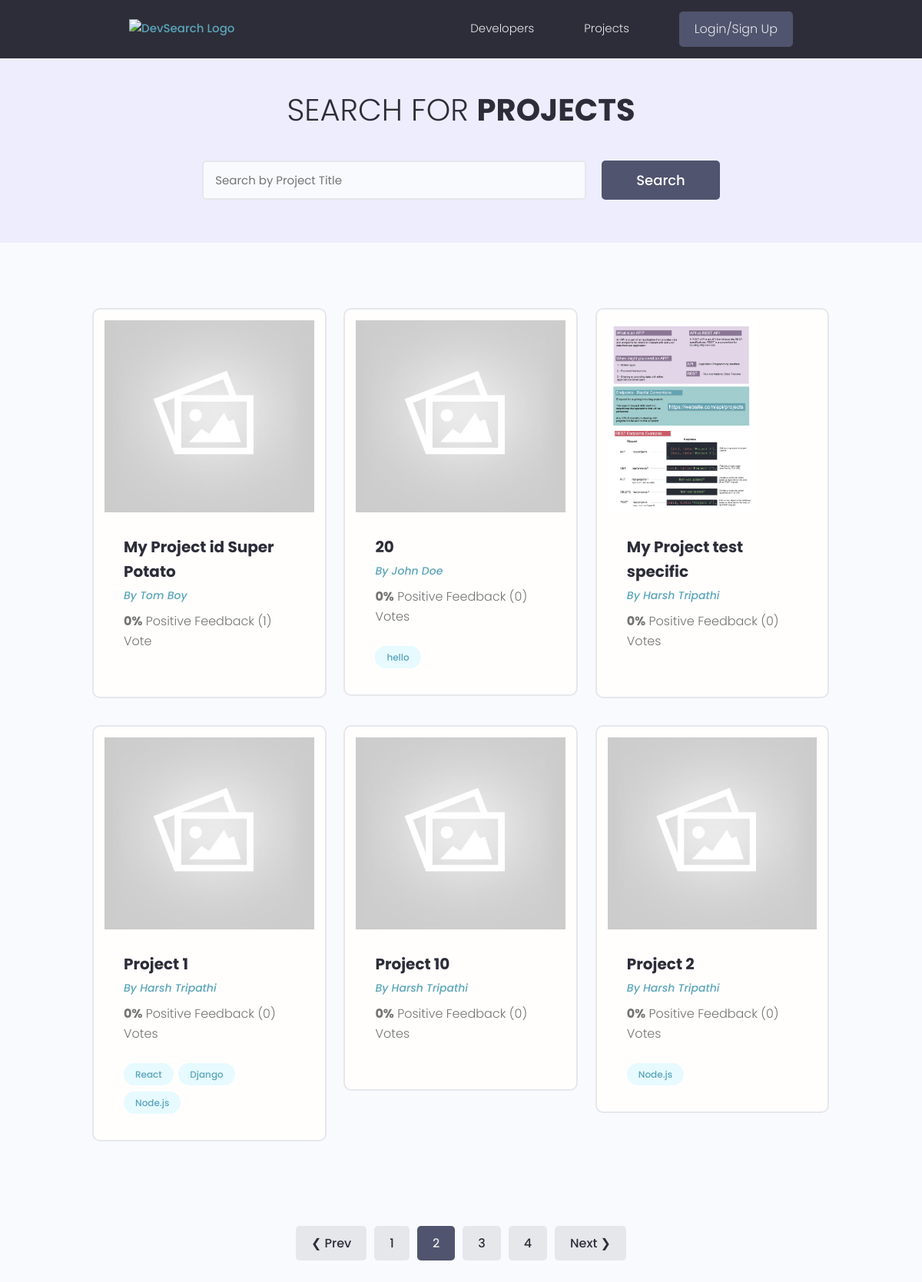
Screenshot of /projects/?page=2 with the database file from the repository.
### projects/models.py (models this page shows, shortened)
class Project(models.Model):
    owner = models.ForeignKey(Profile, null=True, blank=True, on_delete=models.CASCADE)
    title = models.CharField(max_length=200)
    description = models.TextField(null=True, blank=True)
    featured_image = models.ImageField(null=True, blank=True, default="default.jpg")
    demo_link = models.CharField(max_length=2000,null=True, blank=True)
    source_link = models.CharField(max_length=2000,null=True, blank=True)
    tags = models.ManyToManyField('Tag',blank=True)
    vote_total = models.IntegerField(default=0, null=True,blank=True)
    vote_ratio = models.IntegerField(default=0, null=True,blank=True)
    created = models.DateTimeField(auto_now_add=True)
    id = models.UUIDField(default=uuid.uuid4, unique=True, primary_key=True,editable=False)
    class Meta:
        ordering = ['-vote_ratio', '-vote_total', 'title']
    @property
    def imageURL(self):
        try:
            url = self.featured_image.url
        except:
            url = ""
        return url

class Tag(models.Model):
    name = models.CharField(max_length=200)
    created = models.DateTimeField(auto_now_add=True)
    id = models.UUIDField(default=uuid.uuid4, unique=True, primary_key=True,editable=False)
    def __str__(self):
        return self.name

### users/models.py (models this page shows, shortened)
class Profile(models.Model):
    user  = models.OneToOneField(User, on_delete=models.CASCADE, null=True,blank=True)
    name = models.CharField(max_length=200, blank=True, null=True)
    email = models.EmailField(max_length=500, blank=True, null=True)
    username = models.CharField(max_length=200,blank=True,null=True)
    location = models.CharField(max_length=200,blank=True,null=True)
    short_intro = models.CharField(max_length=200,blank=True,null=True)
    bio = models.TextField(blank=True, null=True)
    profile_image = models.ImageField(null=True,blank=True,upload_to='profiles/', default="profiles/user_default.png")
    social_github = models.CharField(max_length=800, blank=True, null=True)
    social_twitter = models.CharField(max_length=800, blank=True, null=True)
    social_linkedin = models.CharField(max_length=800, blank=True, null=True)
    social_website = models.CharField(max_length=800, blank=True, null=True)
    created = models.DateTimeField(auto_now_add=True)
    id = models.UUIDField(default=uuid.uuid4, unique=True, primary_key=True,editable=False)
    class Meta:
        ordering = ["created"]

### projects/views.py (the view)
# urls.py: path('projects/', views.getProjects),
def projects(request):
     projects, search_query = projectSearch(request)
     custom_range, projects = paginateProjects(request,projects,6)
     context = {'projects': projects, 'search_query': search_query,  'custom_range': custom_range}
     return render(request, 'projects/projects.html',context)

### projects/utils.py (called while the page is built)
def paginateProjects(request, projects, results):
     page = request.GET.get('page')
     paginator = Paginator(projects, results)
     try:
          projects = paginator.page(page)
     except PageNotAnInteger:
          page = 1
          projects = paginator.page(page)
     except EmptyPage:
          page = paginator.num_pages
          projects = paginator.page(page)
     leftIndex = (int(page) - 4)
     if leftIndex < 1:
          leftIndex = 1
     rightIndex = (int(page) + 5)
     if rightIndex > paginator.num_pages:
          rightIndex = paginator.num_pages + 1
     custom_range = range(leftIndex, rightIndex)
     return custom_range, projects

def projectSearch(request):
    search_query = ''
    if request.GET.get('search_query'):
         search_query = request.GET.get('search_query')
    tags = Tag.objects.filter(name__icontains=search_query)
    projects = Project.objects.distinct().filter(Q(title__icontains=search_query) |
                                       Q(description__icontains=search_query) |
                                       Q(owner__name__icontains=search_query) |
                                       Q(tags__in=tags))
    return projects , search_query

### projects/templates/projects/projects.html (shortened to what this page needs)
{% extends 'main.html' %}
{% block content %}
<main class="projects">
    <section class="hero-section text-center">
        <div class="container container--narrow">
            <div class="hero-section__box">
                <h2>Search for <span>Projects</span></h2>
            </div>
            <div class="hero-section__search">
                <form id='searchForm' class="form" action="{% url 'projects' %}" method="get">
                    <div class="form__field">
                        <input class="input input--text" id="formInput#search" type="text" name="search_query"
                            placeholder="Search by Project Title" value="{{search_query}}" />
                    </div>
                    <input class="btn btn--sub btn--lg" type="submit" value="Search" />
                </form>
            </div>
        </div>
    </section>
    <section class="projectsList">
        <div class="container">
            <div class="grid grid--three">
                {% for project in projects %}
                <div class="column">
                    <div class="card project">
                        <a href="{% url 'project' project.id %}" class="project">
                            <img class="project__thumbnail" src="{{project.imageURL}}" alt="project thumbnail" />
                            <div class="card__body">
                                <h3 class="project__title">{{project.title}}</h3>
                                <p><a class="project__author" href="{% url 'user-profile' project.owner.id %}">By
                                        {{project.owner.name}}</a>
                                </p>
                                <p class="project--rating">
                                    <span style="font-weight: bold;">{{project.vote_ratio}}%</span> Positive
                                    Feedback ({{project.vote_total}}) Vote{{project.vote_total|pluralize:"s"}}
                                </p>
                                <div class="project__tags">
                                    {% for tag in project.tags.all %}
                                    <span class="tag tag--pill tag--main">
                                        <small>{{tag}}</small>
                                    </span>
                                    {% endfor %}
                                </div>
                            </div>
                        </a>
                    </div>
                </div>
                {% endfor %}
            </div>
        </div>
    </section>
   {% include 'pagination.html' with queryset=projects custom_range=custom_range %}
</main>
{% endblock %}

### static/styles/app.css (style rules this page uses)
:root { --color-sub: #2d2d39; }
.btn--sub { background-color: var(--color-sub-light); }
.card { border: 2px solid var(--color-light); padding: 14px; }
img { width: 100%; }
.hero-section { height: 40vh; display: flex; align-items: center; background-color: var(--color-sub); }
.hero-section__box { margin-bottom: 4rem; }
.hero-section__box > h2, .hero-section__box > h2 > span { font-size: 4rem; color: var(--color-light); line-height: 1.3; text-transform: uppercase; }
.hero-section__box > h2 { font-weight: 300; }
.hero-section__box > h2 > span { font-weight: 700; }
.hero-section__search > .form { display: flex; align-items: center; justify-content: center; gap: 2rem; }
.hero-section__search > .form input.input--text { width: 50rem; }
.project__author { font-size: 1.4rem; font-style: italic; }
.project--rating { margin-bottom: 1.6em; margin-top: 0.5em; }
.projects > .hero-section { background: var(--color-sub-lighter); height: 30vh; }
.projects .hero-section__box { margin-bottom: 2.5rem; }
.projects .hero-section__box > h2 { color: var(--color-sub); }
.projects .hero-section__box > h2 > span { font-weight: 700; color: var(--color-sub); }
.projectsList { margin-top: 8rem; }
.project__thumbnail { height: 25rem; object-fit: cover; object-position: top center; }
.project__title { font-size: 2rem; font-weight: 700; color: var(--color-sub); }

### static/uikit/styles/modules/_variables.css (style rules this page uses)
:root { --color-main: #5aa5b9; --color-main-light: #e6faff; --color-sub: #3f4156; --color-sub-light: #51546e; --color-sub-lighter: #ededfd; --color-text: #737373; --color-gray: #8b8b8b; --color-light: #e5e7eb; --color-light-gray: #767676; --color-bg: #f8fafd; --color-white: #fffefd; --color-white-light: #f3f3f3; --color-success: #359e64; --color-success-bg: #def8e8; --color-error: #fc4b0b; --color-error-bg: #fff2ee; --font-base: 'Poppins', arial, helvetica, 'Segoe UI', roboto, ubuntu, sans-serif; --font-monospace: 'Fira Code', 'Courier New', courier, monospace; --font-regular: 300; --font-medium: 500; --font-bold: 700; --generic-shadow: 1px 1px 5px #00000010; --generic-transition: all 0.3s ease-in-out; }

### static/uikit/styles/modules/_base.css (style rules this page uses)
* { margin: 0; padding: 0; box-sizing: border-box; text-rendering: optimizeLegibility; color: inherit; font-size: inherit; }
html { font-size: 50%; }
@media only screen and (min-width: 480px) { html { font-size: 56.25%; } }
@media only screen and (min-width: 1200px) { html { font-size: 62.5%; } }
body { line-height: 1.6; font-weight: 400; font-size: 1.5rem; color: var(--color-text); background-color: var(--color-bg); min-height: 100vh; }

### static/uikit/styles/modules/_typography.css (style rules this page uses)
* { font-family: var(--font-base); }
h2 { font-size: 3.6rem; font-weight: var(--font-bold); }
h3 { font-size: 3.2rem; font-weight: var(--font-medium); }
p, span, strong { font-size: 1.6rem; color: var(--color-text); font-weight: var(--font-regular); }
a { padding-bottom: 2px; text-decoration: none; display: inline-block; color: var(--color-main); font-weight: var(--font-medium); }

### static/uikit/styles/modules/_utilities.css (style rules this page uses)
.container { width: 92%; max-width: 165rem; margin: 0 auto; box-sizing: border-box; }
.container--narrow { width: 92%; max-width: 120rem; }
@media screen and (min-width: 1000px) { .container { width: 90%; } }
@media screen and (min-width: 1000px) { .container--narrow { width: 85%; } }
@media screen and (min-width: 1200px) { .container { width: 80%; } }
@media screen and (min-width: 1200px) { .container--narrow { width: 72%; } }
.text-center { text-align: center; }

### static/uikit/styles/modules/_button.css (style rules this page uses)
.btn { display: inline-block; position: relative; cursor: pointer; background-color: var(--color-light); font-weight: var(--font-medium); color: var(--color-sub); text-decoration: none; padding: 1rem 2rem; border-radius: 0.5rem; border: none; width: -webkit-fit-content; width: -moz-fit-content; width: fit-content; height: -webkit-fit-content; height: -moz-fit-content; height: fit-content; font-size: 1.6rem; outline-width: 0; outline-color: transparent; -webkit-backface-visibility: hidden; backface-visibility: hidden; transition: all 0.3s ease-in-out; }
.btn--sub { background-color: var(--color-sub); color: var(--color-white); }
.btn--lg { font-size: 1.8rem; padding: 1.2rem 4.5rem; }

### static/uikit/styles/modules/_card.css (style rules this page uses)
.card { border-radius: 1rem; background-color: var(--color-white); border: 1.5px solid var(--color-light); width: auto; height: auto; margin-top: 0.5rem; margin-bottom: 0.5rem; overflow: hidden; }
.card__body, .card__header { padding: 2rem 2.5rem; }

### rows the page displays
Project: imageURL (placeholder picture), title "My Project id Super Potato", owner.name "Tom Boy", vote_ratio "0", vote_total "1"
Project: imageURL (placeholder picture), title "20", owner.name "John Doe", vote_ratio "0", vote_total "0"
Tag: name "hello"
Project: imageURL (picture), title "My Project test specific", owner.name "Harsh Tripathi", vote_ratio "0", vote_total "0"
Project: imageURL (placeholder picture), title "Project 1", owner.name "Harsh Tripathi", vote_ratio "0", vote_total "0"
Tag: name "React"
Tag: name "Django"
Tag: name "Node.js"
Project: imageURL (placeholder picture), title "Project 10", owner.name "Harsh Tripathi", vote_ratio "0", vote_total "0"
Project: imageURL (placeholder picture), title "Project 2", owner.name "Harsh Tripathi", vote_ratio "0", vote_total "0"

### other values shown
{{ page }} "1" "3" "4"
{{ page }} "2"
